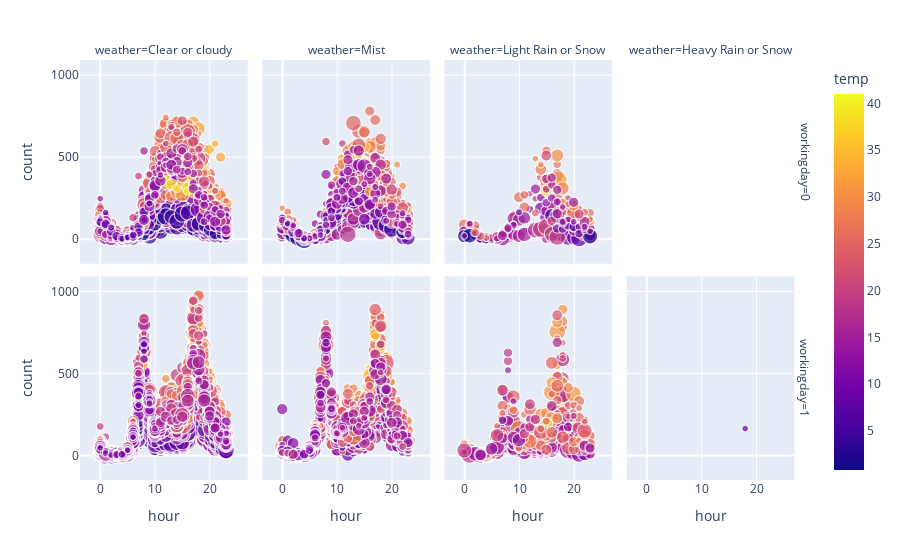

Notebook source saved alongside this figure:
### Code cell
fig = px.scatter(df, x='hour', y='count', color='temp', size='windspeed', facet_row='workingday', facet_col='weather')
fig.show()

### Figure 1 — Plotly figure (JSON) as saved in the notebook; plotly's stock layout.template omitted (floating-point values rounded to 4 significant figures; data arrays with more than 128 entries replaced by an {"elided": "..."} marker saying what was removed)
{"data": [{"hovertemplate": "workingday=0<br>weather=Clear or cloudy<br>hour=%{x}<br>count=%{y}<br>windspeed=%{marker.size}<br>temp=%{marker.color}<extra></extra>", "legendgroup": "", "marker": {"color": {"elided": "2353 float values"}, "coloraxis": "coloraxis", "size": {"elided": "2353 float values"}, "sizemode": "area", "sizeref": 0.1425, "symbol": "circle"}, "mode": "markers", "name": "", "showlegend": false, "type": "scattergl", "x": {"elided": "2353 str values"}, "xaxis": "x5", "y": {"elided": "2353 int values"}, "yaxis": "y5"}, {"hovertemplate": "workingday=0<br>weather=Mist<br>hour=%{x}<br>count=%{y}<br>windspeed=%{marker.size}<br>temp=%{marker.color}<extra></extra>", "legendgroup": "", "marker": {"color": {"elided": "897 float values"}, "coloraxis": "coloraxis", "size": {"elided": "897 float values"}, "sizemode": "area", "sizeref": 0.1425, "symbol": "circle"}, "mode": "markers", "name": "", "showlegend": false, "type": "scattergl", "x": {"elided": "897 str values"}, "xaxis": "x6", "y": {"elided": "897 int values"}, "yaxis": "y6"}, {"hovertemplate": "workingday=0<br>weather=Light Rain or Snow<br>hour=%{x}<br>count=%{y}<br>windspeed=%{marker.size}<br>temp=%{marker.color}<extra></extra>", "legendgroup": "", "marker": {"color": {"elided": "224 float values"}, "coloraxis": "coloraxis", "size": {"elided": "224 float values"}, "sizemode": "area", "sizeref": 0.1425, "symbol": "circle"}, "mode": "markers", "name": "", "showlegend": false, "type": "scattergl", "x": {"elided": "224 str values"}, "xaxis": "x7", "y": {"elided": "224 int values"}, "yaxis": "y7"}, {"hovertemplate": "workingday=1<br>weather=Clear or cloudy<br>hour=%{x}<br>count=%{y}<br>windspeed=%{marker.size}<br>temp=%{marker.color}<extra></extra>", "legendgroup": "", "marker": {"color": {"elided": "4839 float values"}, "coloraxis": "coloraxis", "size": {"elided": "4839 float values"}, "sizemode": "area", "sizeref": 0.1425, "symbol": "circle"}, "mode": "markers", "name": "", "showlegend": false, "type": "scattergl", "x": {"elided": "4839 str values"}, "xaxis": "x", "y": {"elided": "4839 int values"}, "yaxis": "y"}, {"hovertemplate": "workingday=1<br>weather=Mist<br>hour=%{x}<br>count=%{y}<br>windspeed=%{marker.size}<br>temp=%{marker.color}<extra></extra>", "legendgroup": "", "marker": {"color": {"elided": "1937 float values"}, "coloraxis": "coloraxis", "size": {"elided": "1937 float values"}, "sizemode": "area", "sizeref": 0.1425, "symbol": "circle"}, "mode": "markers", "name": "", "showlegend": false, "type": "scattergl", "x": {"elided": "1937 str values"}, "xaxis": "x2", "y": {"elided": "1937 int values"}, "yaxis": "y2"}, {"hovertemplate": "workingday=1<br>weather=Light Rain or Snow<br>hour=%{x}<br>count=%{y}<br>windspeed=%{marker.size}<br>temp=%{marker.color}<extra></extra>", "legendgroup": "", "marker": {"color": {"elided": "635 float values"}, "coloraxis": "coloraxis", "size": {"elided": "635 float values"}, "sizemode": "area", "sizeref": 0.1425, "symbol": "circle"}, "mode": "markers", "name": "", "showlegend": false, "type": "scattergl", "x": {"elided": "635 str values"}, "xaxis": "x3", "y": {"elided": "635 int values"}, "yaxis": "y3"}, {"hovertemplate": "workingday=1<br>weather=Heavy Rain or Snow<br>hour=%{x}<br>count=%{y}<br>windspeed=%{marker.size}<br>temp=%{marker.color}<extra></extra>", "legendgroup": "", "marker": {"color": [8.2], "coloraxis": "coloraxis", "size": [6.003], "sizemode": "area", "sizeref": 0.1425, "symbol": "circle"}, "mode": "markers", "name": "", "showlegend": false, "type": "scattergl", "x": ["18"], "xaxis": "x4", "y": [164], "yaxis": "y4"}], "layout": {"annotations": [{"font": {}, "showarrow": false, "text": "weather=Clear or cloudy", "x": 0.115, "xanchor": "center", "xref": "paper", "y": 1, "yanchor": "bottom", "yref": "paper"}, {"font": {}, "showarrow": false, "text": "weather=Mist", "x": 0.365, "xanchor": "center", "xref": "paper", "y": 1, "yanchor": "bottom", "yref": "paper"}, {"font": {}, "showarrow": false, "text": "weather=Light Rain or Snow", "x": 0.615, "xanchor": "center", "xref": "paper", "y": 1, "yanchor": "bottom", "yref": "paper"}, {"font": {}, "showarrow": false, "text": "weather=Heavy Rain or Snow", "x": 0.865, "xanchor": "center", "xref": "paper", "y": 1, "yanchor": "bottom", "yref": "paper"}, {"font": {}, "showarrow": false, "text": "workingday=1", "textangle": 90, "x": 0.98, "xanchor": "left", "xref": "paper", "y": 0.2425, "yanchor": "middle", "yref": "paper"}, {"font": {}, "showarrow": false, "text": "workingday=0", "textangle": 90, "x": 0.98, "xanchor": "left", "xref": "paper", "y": 0.7575, "yanchor": "middle", "yref": "paper"}], "coloraxis": {"colorbar": {"title": {"text": "temp"}}, "colorscale": [[0, "#0d0887"], [0.1111, "#46039f"], [0.2222, "#7201a8"], [0.3333, "#9c179e"], [0.4444, "#bd3786"], [0.5556, "#d8576b"], [0.6667, "#ed7953"], [0.7778, "#fb9f3a"], [0.8889, "#fdca26"], [1, "#f0f921"]]}, "legend": {"itemsizing": "constant", "tracegroupgap": 0}, "margin": {"t": 60}, "xaxis": {"anchor": "y", "domain": [0, 0.23], "title": {"text": "hour"}}, "xaxis2": {"anchor": "y2", "domain": [0.25, 0.48], "matches": "x", "title": {"text": "hour"}}, "xaxis3": {"anchor": "y3", "domain": [0.5, 0.73], "matches": "x", "title": {"text": "hour"}}, "xaxis4": {"anchor": "y4", "domain": [0.75, 0.98], "matches": "x", "title": {"text": "hour"}}, "xaxis5": {"anchor": "y5", "domain": [0, 0.23], "matches": "x", "showticklabels": false}, "xaxis6": {"anchor": "y6", "domain": [0.25, 0.48], "matches": "x", "showticklabels": false}, "xaxis7": {"anchor": "y7", "domain": [0.5, 0.73], "matches": "x", "showticklabels": false}, "xaxis8": {"anchor": "y8", "domain": [0.75, 0.98], "matches": "x", "showticklabels": false}, "yaxis": {"anchor": "x", "domain": [0, 0.485], "title": {"text": "count"}}, "yaxis2": {"anchor": "x2", "domain": [0, 0.485], "matches": "y", "showticklabels": false}, "yaxis3": {"anchor": "x3", "domain": [0, 0.485], "matches": "y", "showticklabels": false}, "yaxis4": {"anchor": "x4", "domain": [0, 0.485], "matches": "y", "showticklabels": false}, "yaxis5": {"anchor": "x5", "domain": [0.515, 1], "matches": "y", "title": {"text": "count"}}, "yaxis6": {"anchor": "x6", "domain": [0.515, 1], "matches": "y", "showticklabels": false}, "yaxis7": {"anchor": "x7", "domain": [0.515, 1], "matches": "y", "showticklabels": false}, "yaxis8": {"anchor": "x8", "domain": [0.515, 1], "matches": "y", "showticklabels": false}}}
